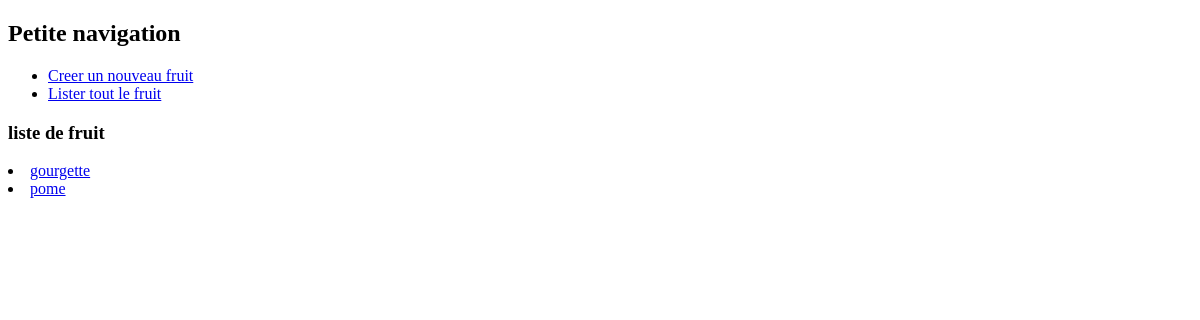
Before: / with the older database file.
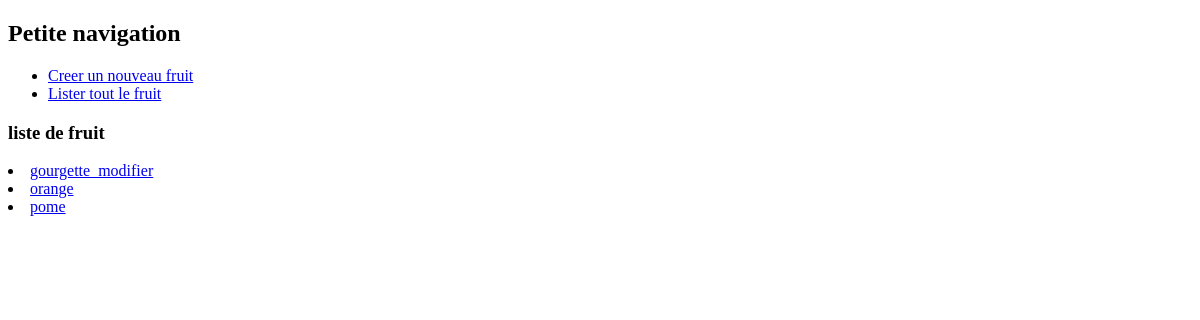
After: the same page with the newer database file.
### fruits/models.py (models this page shows, shortened)
class Fruit(models.Model):
    name = models.CharField(max_length=100, verbose_name='Nom du fruit')
    description = models.TextField(verbose_name='Description du fruit', blank=True, null=True)
    image = models.ImageField(verbose_name='Image du fruit', blank=True, null=True, upload_to='media/fruits')
    class Meta:
        ordering = ['name']

### fruits/views.py (the view)
# urls.py: path('', index, name='home_page'),
def index(request):
    all_fruit = Fruit.objects.all()[:5] # juste 5 fruits
    return render(request, 'base.html', {'all_fruit': all_fruit})

### templates/base.html (shortened to what this page needs)
{% load static %}
<!DOCTYPE html>
<html lang="en">
<head>
    <link rel="stylesheet" href="{% static 'css/style.css' %}">
</head>
<body>
    <header>
        <h2>Petite navigation</h2>
        <nav class="navbar">
            <div class="container-fluid ">
               <ul class="navbar-nav">
                   <li class="nav-item"><a href="{% url 'fruits_app:create_fruit' %}">Creer un nouveau fruit</a></li>
                   <li class="nav-item"><a href="{% url 'fruits_app:list_fruit' %}">Lister tout le fruit</a></li>
               </ul>
            </div>
        </nav>
    </header>
    <div class="container mt-3">
        <h3 > liste de fruit</h3>
        {% block content %}
            {% if all_fruit %}
                {% for f in all_fruit %}
                <li>
                    <a href="{% url 'fruits_app:detail_fruit'  f.pk %}">{{ f.name }}</a>
                </li>
                {% endfor %}
            {% endif %}
        {% endblock content %}
    </div>
</body>
</html>

Changed rows visible on the page:
changed Fruit: name "gourgette" → "gourgette_modifier"
added Fruit: name "orange"
